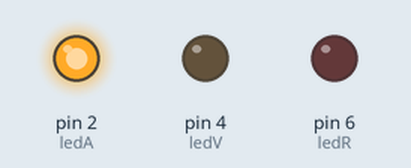
A sketch run on a simulated Arduino Uno, built with avr-gcc and run on an emulated ATmega328P. Parts: output pins drawn as LEDs (lit = HIGH).

Above: at 0.5 s.
At 1.5 s:
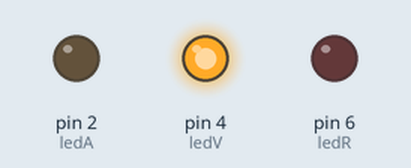
At 5.5 s:
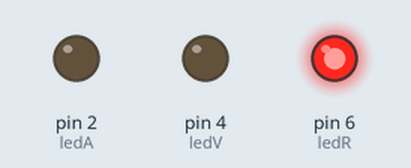
Timing chart, 0 to 6.9 s (numbered marks = the images above):
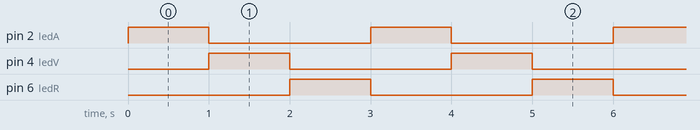

The sketch:

Leds3unoENuno.ino
```cpp
const int ledA = 2;
const int ledV = 4;
const int ledR = 6;
void setup(){
  pinMode(ledA, OUTPUT);
  pinMode(ledV, OUTPUT);
  pinMode(ledR, OUTPUT);
}

void loop(){
  digitalWrite(ledA, HIGH);
  delay(1000);
  digitalWrite(ledA, LOW);

  digitalWrite(ledV, HIGH);
  delay(1000);
  digitalWrite(ledV, LOW);

  digitalWrite(ledR, HIGH);
  delay(1000);
  digitalWrite(ledR, LOW);
}
```

Measured:
- by itself, pin 2 (ledA), pin 4 (ledV), pin 6 (ledR): alternates HIGH for 1.0 s and LOW for 2.0 s
- by itself, everything shown: repeats every 3.0 s, in 4 steps
